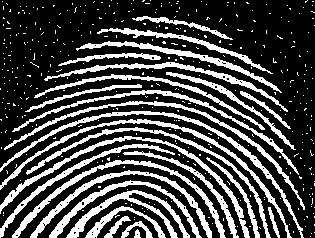
#> input picture PIMG_ATV3/digital.png, 315 x 238 px
$ python dilatacao.py
#> lines starting #> are read from the running program, lines starting #| are printed output that depends on the picture; after the words box and inside, x2 and y2 are one past the last pixel; in counts of white or black regions, pixels touching at a corner belong together
import numpy as np
import matplotlib.pyplot as plt
from PIL import Image

def dilatacao(image, elemEstruturante):
    """Realiza a dilatação binária de uma imagem por um elemento estruturante"""
    elemEstLinhas = len(elemEstruturante)
    elemEstColunas = len(elemEstruturante[0]) if elemEstLinhas > 0 else 0
    linhaOrigem = elemEstLinhas // 2  # Centro do elemento estruturante
    colunaOrigem = elemEstColunas // 2
    img_rows = len(image)
    img_cols = len(image[0]) if img_rows > 0 else 0

    # Cria matriz de resultado preenchida com 0s
    result = [[0 for _ in range(img_cols)] for _ in range(img_rows)]

    # Percorre cada pixel da imagem
    for i in range(img_rows):
        for j in range(img_cols):
            # Só processa pixels ativos na imagem original
            if image[i][j] == 1:
                # Aplica o elemento estruturante
                for di in range(elemEstLinhas):
                    for dj in range(elemEstColunas):
                        if elemEstruturante[di][dj] == 1:
                            # Calcula nova posição
                            ni = i - linhaOrigem + di
                            nj = j - colunaOrigem + dj
                            # Verifica limites da imagem
                            if 0 <= ni < img_rows and 0 <= nj < img_cols:
                                result[ni][nj] = 1
    return result


elemEstruturante = np.array([
    [1, 1, 1],
    [1, 1, 1],
    [1, 1, 1]
], dtype=np.uint8)

image = Image.open('digital.png').convert('L')
#> image is the input picture: PIL image 315x238 L; 28.5% white; 414 white regions (387 under 20 px), largest, box (x1, y1, x2, y2) and area: (0, 111, 304, 238) 1388, (0, 136, 250, 238) 1372, (0, 119, 292, 238) 1337
img_array = np.array(image)
img_binaria = (img_array > 128).astype(np.uint8)

img_dilatada = dilatacao(img_binaria, elemEstruturante)
#> in dilatacao, `img_rows = len(image)`: img_rows = 238
#> in dilatacao, `img_cols = len(image[0]) if img_rows > 0 else 0`: img_cols = 315
#> img_dilatada = 238 items

plt.figure(figsize=(8, 4))

plt.subplot(1, 2, 1)
plt.imshow(img_binaria, cmap='gray')
plt.title("Imagem Original")
plt.axis('off')

plt.subplot(1, 2, 2)
plt.imshow(img_dilatada, cmap='gray')
plt.title("Imagem Dilatada")
plt.axis('off')

plt.tight_layout()
plt.show()
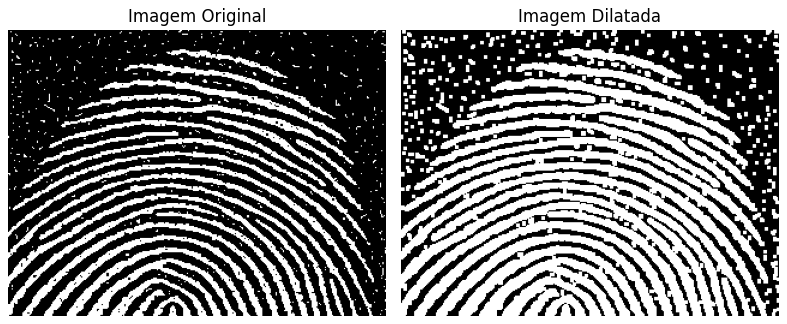
#> figure drawn by matplotlib, 2 panels
